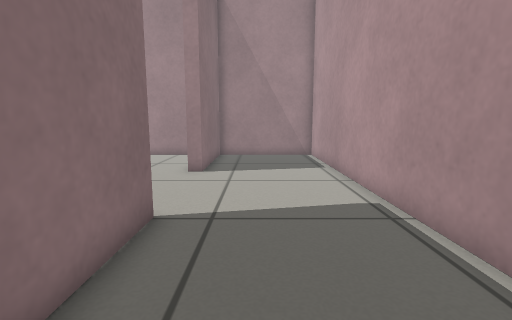
View 1 (above)

14 first-person views from a walk through a world built for the Gazebo simulator. The camera is 0.54 m above the floor, tilts 8° down and sees 85° across. The floor is counted in squares, 0.25 m on a side. Each view is taken from the middle of a square. On the plan, view 1 faces up. The plan holds only what a view shows up to about 17 squares ahead; the rest is blank.

View 2
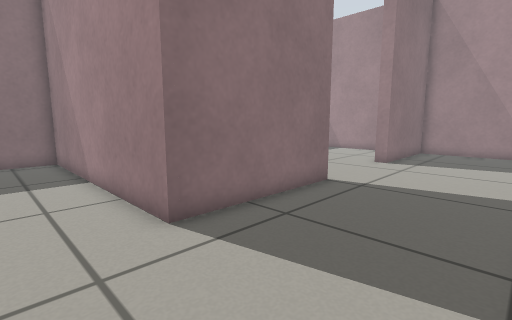

View 3
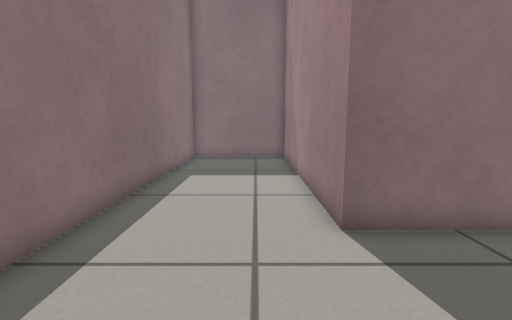

View 4
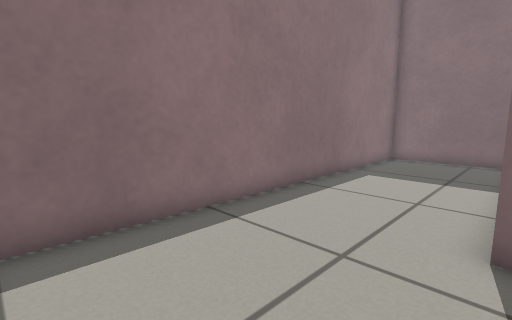

View 5
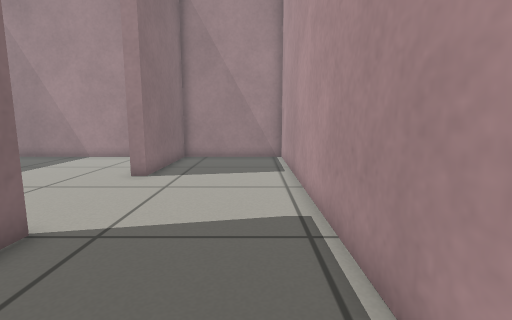

View 6
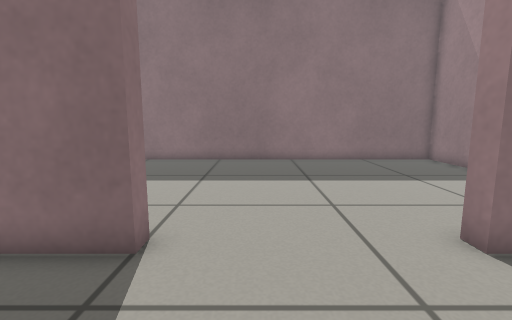

View 7
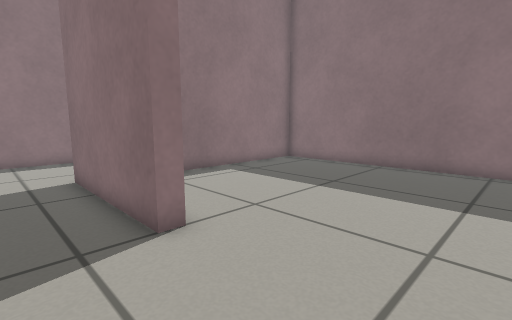

View 8
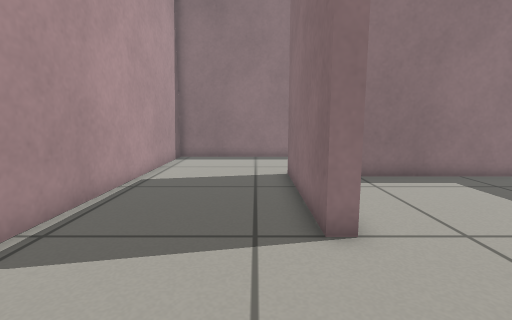

View 9
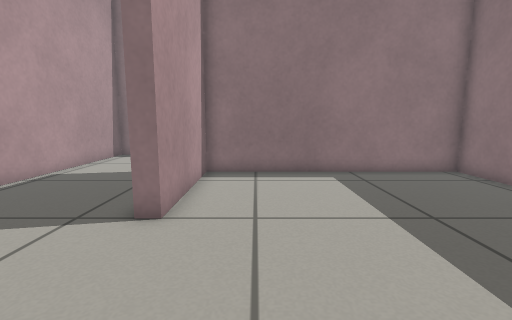

View 10
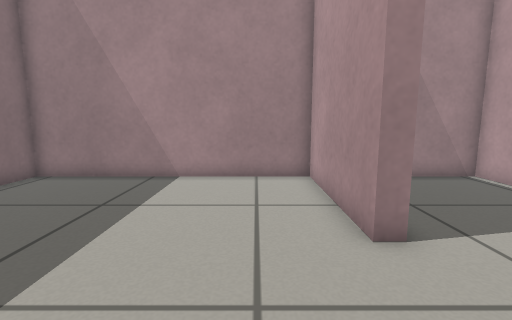

View 11
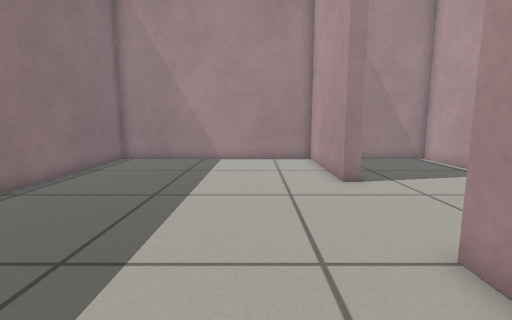

View 12
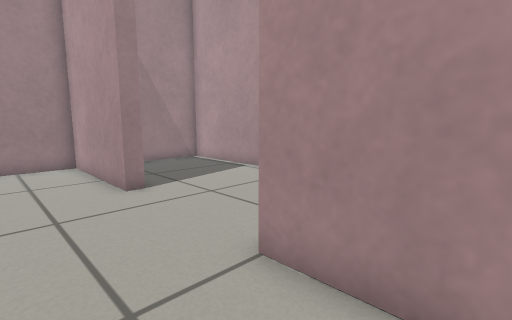

View 13
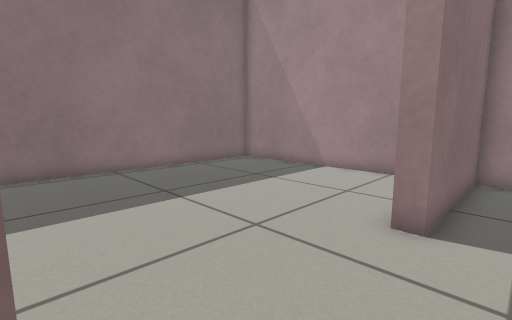

View 14
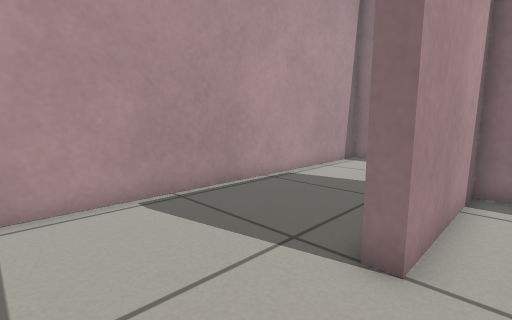

### Floor plan
Ten units are one square. View 1 is at (0, 0); x grows to the right and y downward. Boxes are objects, and circles mark ways between rooms. Rooms are numbered by the first view taken in them; rooms with no view inside come last. Other rooms are left out.
<svg viewBox="-140 -182 180 244">
<path fill="none" stroke="#000" d="M-23 -60 -23 3 -135 3 -135 57 35 57 35 -177 -23 -177 -23 -118M-23 -118 -29 -118 -29 -177 -135 -177 -135 -3 -29 -3 -29 -60 -23 -60"/>
<circle cx="-25" cy="-90" r="3" fill="#2a7"/>
<text x="-10" y="-30">1</text>
<text x="-80" y="-90">2</text>
</svg>
Room 1 opens to room 2.

Where each view was taken, in squares from view 1:
view 1: 0 up, 0 right, facing up
view 2: 3 down, 3 right, facing up-left
view 3: 2 down, 3 right, facing left
view 4: 0 up, 3 right, facing down-left
view 5: 1 up, 2 right, facing up
view 6: 8 up, 2 right, facing left
view 7: 11 up, 0 right, facing down-left
view 8: 11 up, 1 left, facing down
view 9: 12 up, 5 left, facing down
view 10: 7 up, 5 left, facing up
view 11: 2 up, 6 left, facing up
view 12: 3 up, 6 left, facing up-right
view 13: 6 up, 1 left, facing up-left
view 14: 10 up, 4 left, facing down-right
